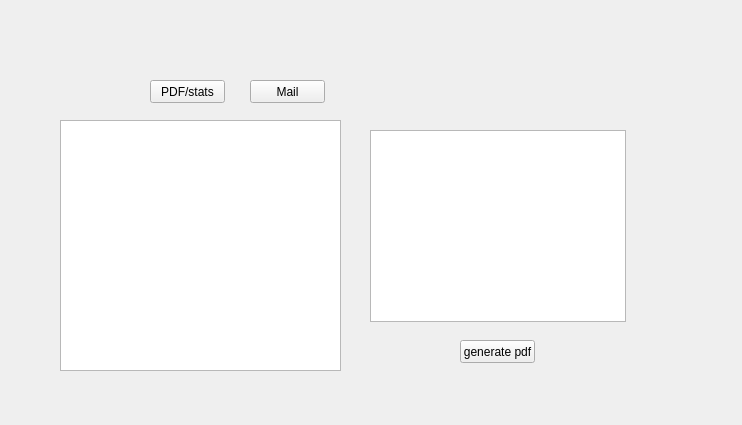
<?xml version="1.0" encoding="UTF-8"?>
<ui version="4.0">
 <class>MainWindow</class>
 <widget class="QMainWindow" name="MainWindow">
  <property name="geometry">
   <rect>
    <x>0</x>
    <y>0</y>
    <width>742</width>
    <height>425</height>
   </rect>
  </property>
  <property name="windowTitle">
   <string>MainWindow</string>
  </property>
  <property name="styleSheet">
   <string notr="true"/>
  </property>
  <widget class="QWidget" name="centralwidget">
   <property name="styleSheet">
    <string notr="true">QLineEdit{border-radius:5px;}</string>
   </property>
   <widget class="QLabel" name="label">
    <property name="enabled">
     <bool>true</bool>
    </property>
    <property name="geometry">
     <rect>
      <x>0</x>
      <y>0</y>
      <width>741</width>
      <height>411</height>
     </rect>
    </property>
    <property name="text">
     <string/>
    </property>
    <property name="pixmap">
     <pixmap resource="resource.qrc">:/ui.png</pixmap>
    </property>
    <property name="scaledContents">
     <bool>true</bool>
    </property>
   </widget>
   <widget class="QPushButton" name="pushButton_4">
    <property name="geometry">
     <rect>
      <x>150</x>
      <y>80</y>
      <width>75</width>
      <height>23</height>
     </rect>
    </property>
    <property name="text">
     <string>PDF/stats</string>
    </property>
   </widget>
   <widget class="QStackedWidget" name="stackedWidget">
    <property name="geometry">
     <rect>
      <x>40</x>
      <y>110</y>
      <width>671</width>
      <height>271</height>
     </rect>
    </property>
    <property name="currentIndex">
     <number>2</number>
    </property>
    <widget class="QWidget" name="crud">
     <widget class="QWidget" name="layoutWidget">
      <property name="geometry">
       <rect>
        <x>0</x>
        <y>20</y>
        <width>331</width>
        <height>241</height>
       </rect>
      </property>
      <layout class="QGridLayout" name="gridLayout">
       <item row="0" column="0">
        <widget class="QLabel" name="label_2">
         <property name="text">
          <string>ID</string>
         </property>
        </widget>
       </item>
       <item row="1" column="0">
        <widget class="QLabel" name="label_3">
         <property name="text">
          <string>LIBELLE</string>
         </property>
        </widget>
       </item>
       <item row="0" column="1">
        <widget class="QLineEdit" name="id"/>
       </item>
       <item row="3" column="0">
        <widget class="QLabel" name="label_5">
         <property name="text">
          <string>Quantity</string>
         </property>
        </widget>
       </item>
       <item row="2" column="0">
        <widget class="QLabel" name="label_4">
         <property name="text">
          <string>PRIX</string>
         </property>
        </widget>
       </item>
       <item row="5" column="0" colspan="2">
        <widget class="QPushButton" name="pushButton_2">
         <property name="text">
          <string>EDIT</string>
         </property>
        </widget>
       </item>
       <item row="6" column="0" colspan="2">
        <widget class="QPushButton" name="pushButton_3">
         <property name="text">
          <string>ADD</string>
         </property>
        </widget>
       </item>
       <item row="2" column="1">
        <widget class="QLineEdit" name="prix"/>
       </item>
       <item row="3" column="1">
        <widget class="QLineEdit" name="quantite"/>
       </item>
       <item row="1" column="1">
        <widget class="QLineEdit" name="libelle"/>
       </item>
       <item row="4" column="0">
        <widget class="QLabel" name="label_6">
         <property name="text">
          <string>ID_SERVICE</string>
         </property>
        </widget>
       </item>
       <item row="4" column="1">
        <widget class="QLineEdit" name="id_services"/>
       </item>
      </layout>
     </widget>
     <widget class="QWidget" name="layoutWidget_2">
      <property name="geometry">
       <rect>
        <x>340</x>
        <y>50</y>
        <width>331</width>
        <height>211</height>
       </rect>
      </property>
      <layout class="QVBoxLayout" name="verticalLayout">
       <item>
        <widget class="QTableView" name="tableView"/>
       </item>
       <item>
        <widget class="QPushButton" name="pushButton">
         <property name="text">
          <string>supprimer</string>
         </property>
        </widget>
       </item>
      </layout>
     </widget>
     <widget class="QWidget" name="layoutWidget">
      <property name="geometry">
       <rect>
        <x>340</x>
        <y>20</y>
        <width>331</width>
        <height>25</height>
       </rect>
      </property>
      <layout class="QHBoxLayout" name="horizontalLayout">
       <item>
        <widget class="QLineEdit" name="lineEdit"/>
       </item>
       <item>
        <widget class="QPushButton" name="pushButton_6">
         <property name="text">
          <string>recherche</string>
         </property>
        </widget>
       </item>
       <item>
        <widget class="QToolButton" name="toolButton">
         <property name="text">
          <string>asc</string>
         </property>
        </widget>
       </item>
       <item>
        <widget class="QToolButton" name="toolButton_2">
         <property name="text">
          <string>desc</string>
         </property>
        </widget>
       </item>
      </layout>
     </widget>
    </widget>
    <widget class="QWidget" name="login">
     <widget class="QLineEdit" name="lineEdit_2">
      <property name="geometry">
       <rect>
        <x>280</x>
        <y>80</y>
        <width>113</width>
        <height>20</height>
       </rect>
      </property>
     </widget>
     <widget class="QLineEdit" name="lineEdit_3">
      <property name="geometry">
       <rect>
        <x>280</x>
        <y>120</y>
        <width>113</width>
        <height>20</height>
       </rect>
      </property>
     </widget>
     <widget class="QPushButton" name="pushButton_7">
      <property name="geometry">
       <rect>
        <x>300</x>
        <y>160</y>
        <width>75</width>
        <height>23</height>
       </rect>
      </property>
      <property name="text">
       <string>login</string>
      </property>
     </widget>
     <widget class="QLabel" name="label_7">
      <property name="geometry">
       <rect>
        <x>190</x>
        <y>90</y>
        <width>47</width>
        <height>14</height>
       </rect>
      </property>
      <property name="text">
       <string>User</string>
      </property>
     </widget>
     <widget class="QLabel" name="label_8">
      <property name="geometry">
       <rect>
        <x>190</x>
        <y>120</y>
        <width>47</width>
        <height>14</height>
       </rect>
      </property>
      <property name="text">
       <string>Password</string>
      </property>
     </widget>
     <widget class="QLabel" name="label_9">
      <property name="geometry">
       <rect>
        <x>280</x>
        <y>60</y>
        <width>111</width>
        <height>20</height>
       </rect>
      </property>
      <property name="text">
       <string/>
      </property>
     </widget>
    </widget>
    <widget class="QWidget" name="metiers">
     <widget class="QTableView" name="tableView_2">
      <property name="geometry">
       <rect>
        <x>330</x>
        <y>20</y>
        <width>256</width>
        <height>192</height>
       </rect>
      </property>
     </widget>
     <widget class="QPushButton" name="pushButton_5">
      <property name="geometry">
       <rect>
        <x>420</x>
        <y>230</y>
        <width>75</width>
        <height>23</height>
       </rect>
      </property>
      <property name="text">
       <string>generate pdf</string>
      </property>
     </widget>
     <widget class="QGraphicsView" name="graphicsView">
      <property name="geometry">
       <rect>
        <x>20</x>
        <y>10</y>
        <width>281</width>
        <height>251</height>
       </rect>
      </property>
     </widget>
    </widget>
    <widget class="QWidget" name="Mailing">
     <widget class="QPushButton" name="pushButton_9">
      <property name="geometry">
       <rect>
        <x>550</x>
        <y>210</y>
        <width>75</width>
        <height>23</height>
       </rect>
      </property>
      <property name="text">
       <string>Send</string>
      </property>
     </widget>
     <widget class="QWidget" name="layoutWidget">
      <property name="geometry">
       <rect>
        <x>50</x>
        <y>20</y>
        <width>581</width>
        <height>181</height>
       </rect>
      </property>
      <layout class="QGridLayout" name="gridLayout_2">
       <item row="0" column="0">
        <widget class="QLabel" name="label_12">
         <property name="text">
          <string>To : </string>
         </property>
        </widget>
       </item>
       <item row="0" column="1">
        <widget class="QLineEdit" name="to"/>
       </item>
       <item row="1" column="0">
        <widget class="QLabel" name="label_10">
         <property name="text">
          <string>Subject</string>
         </property>
        </widget>
       </item>
       <item row="1" column="1">
        <widget class="QLineEdit" name="subjecy"/>
       </item>
       <item row="2" column="0">
        <widget class="QLabel" name="label_11">
         <property name="text">
          <string>Description</string>
         </property>
        </widget>
       </item>
       <item row="2" column="1">
        <widget class="QPlainTextEdit" name="content"/>
       </item>
      </layout>
     </widget>
    </widget>
   </widget>
   <widget class="QPushButton" name="pushButton_8">
    <property name="geometry">
     <rect>
      <x>250</x>
      <y>80</y>
      <width>75</width>
      <height>23</height>
     </rect>
    </property>
    <property name="text">
     <string>Mail</string>
    </property>
   </widget>
  </widget>
  <widget class="QStatusBar" name="statusbar">
   <property name="sizeGripEnabled">
    <bool>false</bool>
   </property>
  </widget>
 </widget>
 <layoutdefault spacing="6" margin="11"/>
 <resources>
  <include location="resource.qrc"/>
 </resources>
 <connections/>
</ui>
